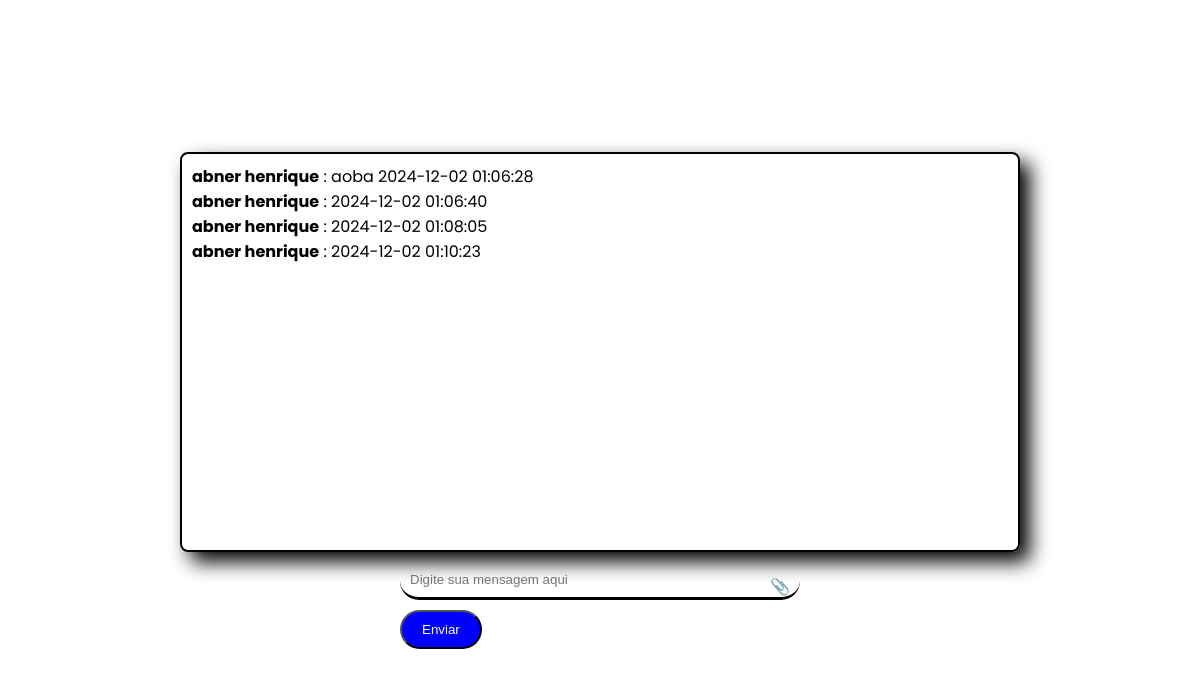
/chat/chat, run on the app's committed database.
### models.py (models this page shows, shortened)
class Mensagem(db.Model):
    __tablename__ = 'mensagens'
    id = db.Column(db.Integer, primary_key=True)
    usuario_id = db.Column(db.Integer, db.ForeignKey('usuarios.id'), nullable=False)
    mensagem = db.Column(db.Text, nullable=True)  # Pode ser nula, pois pode conter apenas arquivo
    arquivo = db.Column(db.LargeBinary, nullable=True)  # Para armazenar o arquivo
    extensao = db.Column(db.String(10), nullable=True)  # Para armazenar a extensão do arquivo
    timestamp = db.Column(db.DateTime, default=db.func.current_timestamp())
    user = db.relationship('User', back_populates='mensagens')

class User(UserMixin, db.Model):
    __tablename__ = 'usuarios'
    id = db.Column(db.Integer, primary_key=True)
    nome = db.Column(db.String(150), nullable=False)
    email = db.Column(db.String(150), unique=True, nullable=False)
    senha = db.Column(db.String(150), nullable=False)
    turma = db.Column(db.String(50))
    numero = db.Column(db.String(50))
    role = db.Column(db.String(50))
    mensagens = db.relationship('Mensagem', back_populates='user')
    respostas = db.relationship('Resposta', back_populates='user')
    cronogramas = db.relationship('Cronograma', back_populates='user', cascade='all, delete-orphan')

### chat.py (the view)
@chat_bp.route('/chat')
def chat():
    mensagens = db.session.query(User.nome, Mensagem.mensagem, Mensagem.timestamp ).join(Mensagem.user).order_by(Mensagem.timestamp.asc()).all()
    return render_template('chat.html', mensagens=mensagens)

### templates/chat.html (shortened to what this page needs)
<!DOCTYPE html>
<html lang="en">
<head>
    <link rel="stylesheet" href="{{ url_for('static', filename='css/conversas.css') }}">
</head>
<body>
    <section>
        <main class="main-content">
            <div id="chat-form">
                <div class="text-area" id="text-area">
                    <ul>
                        {% for mensagem in mensagens %}
                            <li>
                                <strong>{{ mensagem[0] }}</strong> : {{ mensagem[1] }}
                                <span>{{ mensagem[2] }}</span>
                            </li>
                        {% endfor %}
                    </ul>
                </div>
                <form action="{{ url_for('chat.enviar_mensagem') }}" method="POST" enctype="multipart/form-data">
                    <div class="input-wrapper">
                        <input type="text" id="text" name="mensagem" placeholder="Digite sua mensagem aqui" maxlength="240">
                        <span class="icon" onclick="triggerFileInput()">&#128206;</span>
                    </div>
                    <div>
                        <button type="submit" id="enviar" name="enviar">Enviar</button>
                    </div>
                </form>
        </main>
    </section>
</body>
</html>

### static/css/conversas.css (style rules this page uses)
main { min-height: 100vh; width: 100vw; display: flex; flex-direction: column; align-items: center; justify-content: center; gap: 10px; padding: 20px; color: var(--text-color); background-color: var(--background-color); transition: background-color 0.3s, color 0.3s; }
#chat-form { display: flex; flex-direction: column; align-items: center; justify-content: center; }
.text-area { width: 70vw; height: 50vh; border: solid 2px var(--text-color); border-radius: 8px; padding: 10px; overflow-y: auto; word-break: break-all; font-family: poppins; margin-bottom: 10px; background-color: transparent; box-shadow: 10px 10px 20px black; border: solid 2px var(--text-color); display: flex; flex-direction: column; }
#enviar { background-color: blue; color: #ffffff; padding: 10px 20px; margin-right: 10px; cursor: pointer; border-radius: 20px; }
#text { border-radius: 20px; width: 100%; z-index: 5; color: var(--text-color); }
.input-wrapper { position: relative; width: 60vw; max-width: 400px; }
.input-wrapper .icon { position: absolute; right: 10px; top: 50%; transform: translateY(-50%); cursor: pointer; }

### templates/chat.html (style rules this page uses)
* { margin: 0; padding: 0; box-sizing: border-box; }
:root { --background-color: #ffffff; --text-color: #000000; --background-color-clarinho: #efefefdc ; }
body, html { min-height: 10px; display: flex; justify-content: center; align-items: center; background-color: var(--background-color); font-family: poppins; }
input[type="text"], input[type="file"] { width: 30vw; padding: 10px; margin-bottom: 10px; border: none; outline: none; border-bottom: solid black 3px; background-color: transparent; }

### data on the page
Mensagem: nome "abner henrique", mensagem "aoba", timestamp "2024-12-02 01:06:28"
Mensagem: nome "abner henrique", timestamp "2024-12-02 01:06:40"
Mensagem: nome "abner henrique", timestamp "2024-12-02 01:08:05"
Mensagem: nome "abner henrique", timestamp "2024-12-02 01:10:23"
